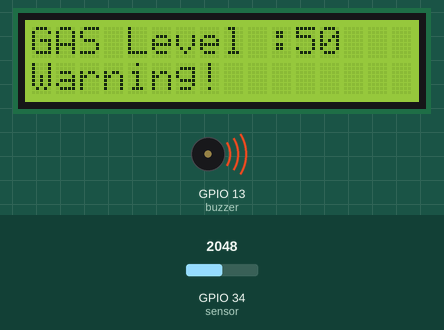
This sketch was run on a simulated ESP32. Shown: 16×2 character LCD, buzzer (waves = sounding, pin HIGH). The inputs (shaded band) are chosen by the test bench; at power-on: GPIO 34 (sensor) = 2048. WiFi joins after 1.5 s; servers stay silent unless stated; what the sketch prints to the serial monitor is not drawn.

Above: at 6.7 s.
6.8 s: GPIO 34 (sensor) set to 1982
At 8.2 s:
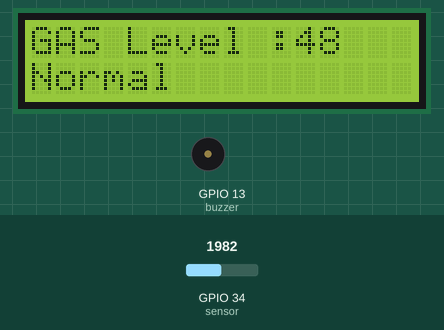
8.6 s: GPIO 34 (sensor) set to 2047
10.6 s: GPIO 34 (sensor) set to 1228
At 12.4 s:
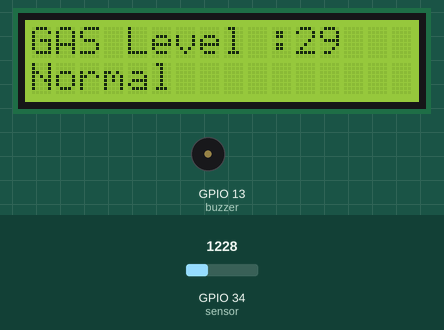
Timing chart, 0 to 13.9 s (numbered marks = the images above; inputs shaded):
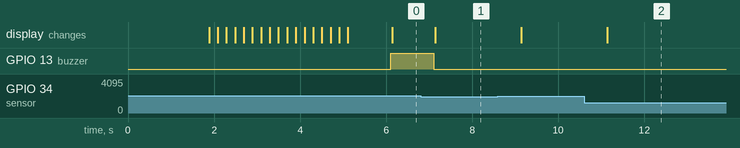

Measured:
- the behaviour switches between 2048 and 2047 on GPIO 34 (sensor) (found by bisection; images 0 and 1)
- after the input at 6.8 s, GPIO 13 (buzzer): HIGH → LOW after 0.31 s; the display: changes after 0.34 s (image 1)
- after the input at 10.6 s, the display: changes after 0.54 s (image 2)

The sketch:

topic2.ino
```cpp
// Blynk 2.0 Setup
#define BLYNK_TEMPLATE_ID "TMPL6fkO4INWC"
#define BLYNK_TEMPLATE_NAME "GAS level monitoring system"
#define BLYNK_AUTH_TOKEN "GO27ivSmIl6l_KydsKM46MrCIgforkX3"

//Include the library files
#include <LiquidCrystal_I2C.h>
#include <Wire.h>
#include <WiFi.h>
#include <WiFiClient.h>
#include <BlynkSimpleEsp32.h>

#define sensor 34
#define buzzer 13

//Initialize the LCD display
LiquidCrystal_I2C lcd(0x27, 16, 2);

BlynkTimer timer;

//Enter your WIFI SSID and password
char ssid[] = "1234";
char pass[] = "hello123";

WidgetLED LED(V1); // Declare globally instead of inside the function

void setup() {
  // Debug console
  Serial.begin(115200);
  Blynk.begin(BLYNK_AUTH_TOKEN, ssid, pass, "blynk.cloud", 80);
  lcd.init();
  lcd.backlight();
  pinMode(buzzer, OUTPUT);

  lcd.setCursor(1, 0);
  lcd.print("System Loading");
  for (int a = 0; a <= 15; a++) {
    lcd.setCursor(a, 1);
    lcd.print(".");
    delay(200);
  }
  lcd.clear();

  timer.setInterval(1000L, GASLevel); // Run GASLevel every 1 sec
}

//Get the gas sensor values
void GASLevel() {
  int value = analogRead(sensor);
  value = map(value, 0, 4095, 0, 100);

  if (value >= 50) {
    digitalWrite(buzzer, HIGH);
    lcd.setCursor(0, 1);
    lcd.print("Warning!  ");
    LED.on();
  } else {
    digitalWrite(buzzer, LOW);
    lcd.setCursor(0, 1);
    lcd.print("Normal   ");
    LED.off();
  }

  Blynk.virtualWrite(V0, value);
  Serial.println(value);
  lcd.setCursor(0, 0);
  lcd.print("GAS Level :");
  lcd.print(value);
  lcd.print("   "); // Spaces to overwrite old digits
}

void loop() {
  Blynk.run();   // Run the Blynk library
  timer.run();   // Run the timer
}
```
